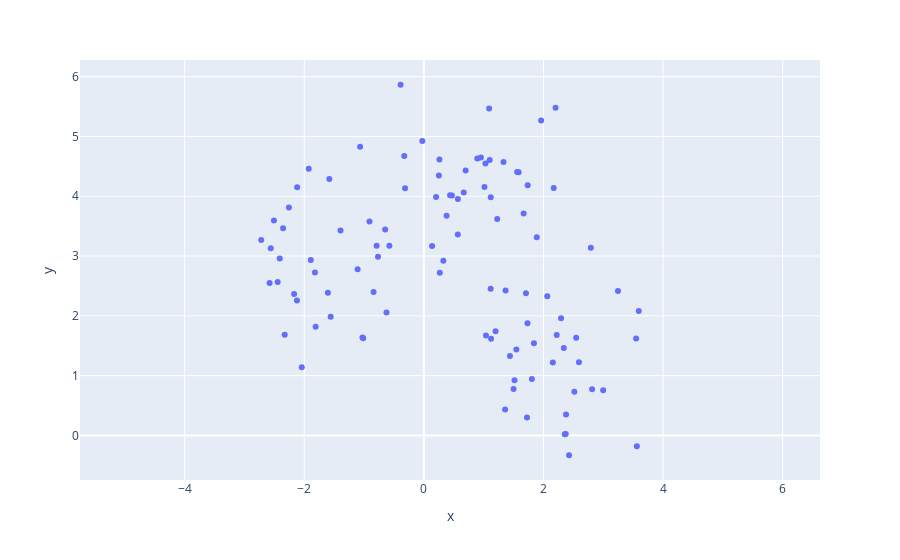

Notebook cell for this chart:
### Markdown cell above
## k-means clustering

Let's start with a simple case: we have 2-dimensional numerical data and know the number of clusters we want is 3.

### Code cell
from sklearn.datasets import make_blobs
import plotly.express as px

X, _ = make_blobs(cluster_std=0.8, random_state=0)
fig = px.scatter(x=X[:, 0], y=X[:, 1])
fig.update_yaxes(
    scaleanchor="x",
    scaleratio=1,
)
fig.show()
